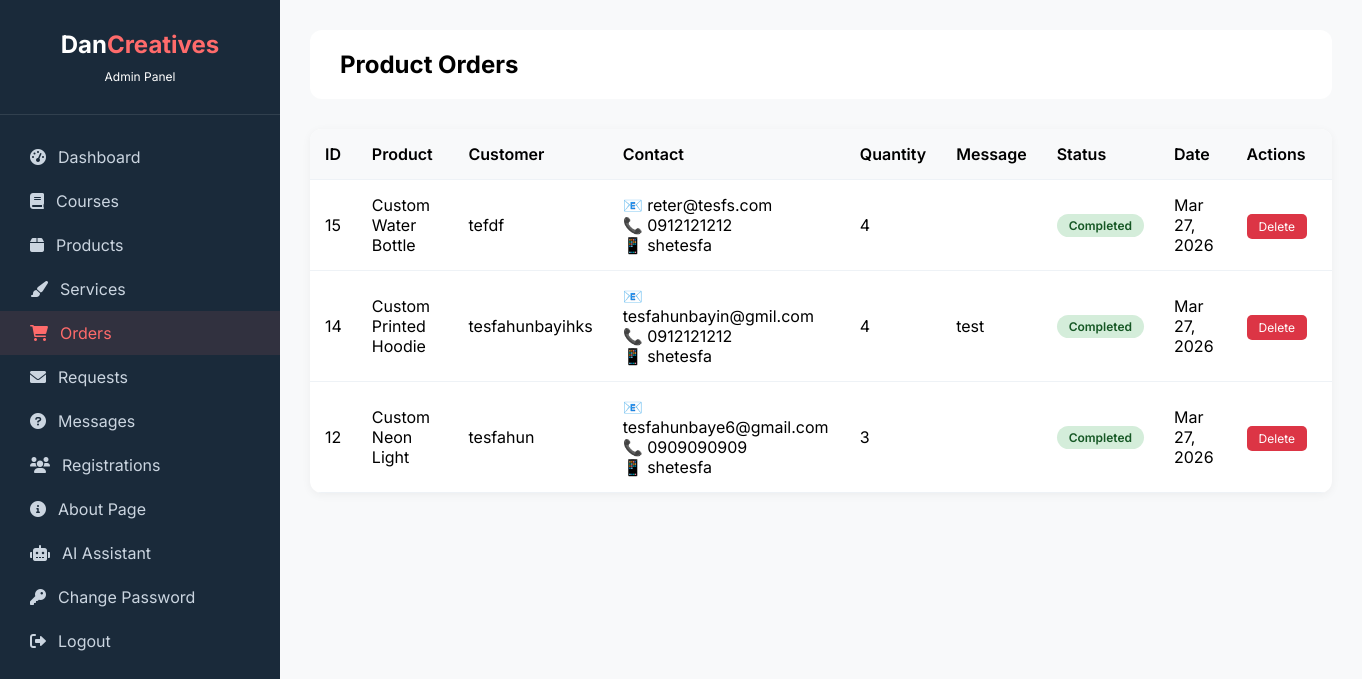
Page /admin/view-orders.php (signed in) on the committed database.
### tables this page shows
CREATE TABLE `product_orders` (
  `id` int(11) NOT NULL AUTO_INCREMENT,
  `product_id` int(11) DEFAULT NULL,
  `product_name` varchar(200) DEFAULT NULL,
  `customer_name` varchar(100) NOT NULL,
  `customer_email` varchar(100) NOT NULL,
  `customer_phone` varchar(50) NOT NULL,
  `customer_telegram` varchar(100) DEFAULT NULL,
  `quantity` int(11) DEFAULT 1,
  `message` text DEFAULT NULL,
  `status` enum('pending','processing','completed') DEFAULT 'pending',
  `created_at` timestamp NOT NULL DEFAULT current_timestamp(),
  PRIMARY KEY (`id`),
  KEY `product_id` (`product_id`),
  CONSTRAINT `product_orders_ibfk_1` FOREIGN KEY (`product_id`) REFERENCES `products` (`id`) ON DELETE SET NULL
);

### admin/view-orders.php (the view, shortened to what this page needs)
<?php
require_once '../config.php';
$orders = $conn->query("SELECT * FROM product_orders ORDER BY id DESC");
?>
<!DOCTYPE html>
<html lang="en">
<head>
    <link rel="stylesheet" href="https://cdnjs.cloudflare.com/ajax/libs/font-awesome/6.0.0-beta3/css/all.min.css">
</head>
<body>
    <div class="admin-container">
        <div class="sidebar">
            <div class="sidebar-header"><h3>Dan<span>Creatives</span></h3><p style="font-size:12px;margin-top:10px;">Admin Panel</p></div>
            <div class="sidebar-menu">
                <a href="dashboard.php"><i class="fas fa-tachometer-alt"></i> Dashboard</a>
                <a href="manage-courses.php"><i class="fas fa-book"></i> Courses</a>
                <a href="manage-products.php"><i class="fas fa-box"></i> Products</a>
                <a href="manage-services.php"><i class="fas fa-paint-brush"></i> Services</a>
                <a href="view-orders.php" class="active"><i class="fas fa-shopping-cart"></i> Orders</a>
                <a href="view-requests.php"><i class="fas fa-envelope"></i> Requests</a>
                <a href="manage-questions.php"><i class="fas fa-question-circle"></i> Messages</a>
                <a href="view-registrations.php"><i class="fas fa-users"></i> Registrations</a>
                <a href="manage-about.php"><i class="fas fa-info-circle"></i> About Page</a>
                <a href="ai-settings.php"><i class="fas fa-robot"></i> AI Assistant</a>
                <a href="change-password.php"><i class="fas fa-key"></i> Change Password</a>
                <a href="logout.php"><i class="fas fa-sign-out-alt"></i> Logout</a>
            </div>
        </div>
        <div class="main-content">
            <div class="top-bar"><h2>Product Orders</h2></div>
            <div class="orders-table">
                 <table>
                    <thead>
                        <tr><th>ID</th><th>Product</th><th>Customer</th><th>Contact</th><th>Quantity</th><th>Message</th><th>Status</th><th>Date</th><th>Actions</th> </tr>
                    </thead>
                    <tbody>
                        <?php while($order = $orders->fetch_assoc()): ?>
                        <tr>
                            <td><?php echo $order['id']; ?></td>
                            <td><?php echo htmlspecialchars($order['product_name']); ?></td>
                            <td><?php echo htmlspecialchars($order['customer_name']); ?></td>
                            <td>
                                📧 <?php echo htmlspecialchars($order['customer_email']); ?><br>
                                📞 <?php echo htmlspecialchars($order['customer_phone']); ?><br>
                                📱 <?php echo htmlspecialchars($order['customer_telegram']); ?>
                            </td>
                            <td><?php echo $order['quantity']; ?></td>
                            <td style="max-width: 200px;"><?php echo htmlspecialchars(substr($order['message'], 0, 50)); ?></td>
                            <td>
                                <span class="status-badge status-<?php echo $order['status']; ?>">
                                    <?php echo ucfirst($order['status']); ?>
                                </span>
                            </td>
                            <td><?php echo date('M d, Y', strtotime($order['created_at'])); ?></td>
                            <td class="action-buttons">
                                <a href="?delete=<?php echo $order['id']; ?>" class="btn-delete" onclick="return confirm('Delete this order?')">Delete</a>
                            </td>
                        </tr>
                        <?php endwhile; ?>
                    </tbody>
                </table>
            </div>
        </div>
    </div>
</body>
</html>

### admin/view-orders.php (style rules this page uses)
* { margin: 0; padding: 0; box-sizing: border-box; }
body { font-family: 'Inter', sans-serif; background: #f8f9fa; }
.admin-container { display: flex; min-height: 100vh; }
.sidebar { width: 280px; background: #1a2a3a; color: white; position: fixed; height: 100vh; overflow-y: auto; }
.sidebar-header { padding: 30px; text-align: center; border-bottom: 1px solid rgba(255,255,255,0.1); }
.sidebar-header h3 { font-size: 24px; }
.sidebar-header span { color: #ff6b6b; }
.sidebar-menu { padding: 20px 0; }
.sidebar-menu a { display: flex; align-items: center; gap: 12px; padding: 12px 30px; color: #cbd5e0; text-decoration: none; transition: 0.3s; }
.sidebar-menu a:hover, .sidebar-menu a.active { background: rgba(255,107,107,0.1); color: #ff6b6b; }
.main-content { margin-left: 280px; flex: 1; padding: 30px; }
.top-bar { background: white; padding: 20px 30px; border-radius: 12px; margin-bottom: 30px; }
.orders-table { background: white; border-radius: 12px; overflow-x: auto; box-shadow: 0 2px 10px rgba(0,0,0,0.05); }
table { width: 100%; border-collapse: collapse; }
th, td { padding: 15px; text-align: left; border-bottom: 1px solid #eef2f6; }
th { background: #f8f9fa; font-weight: 600; }
.status-badge { padding: 4px 12px; border-radius: 20px; font-size: 12px; font-weight: 600; display: inline-block; }
.status-completed { background: #d4edda; color: #155724; }
.action-buttons a { margin-right: 10px; text-decoration: none; padding: 5px 12px; border-radius: 5px; font-size: 12px; }
.btn-delete { background: #dc3545; color: white; }

### rows in the picture
product_orders: id "15", product_name "Custom Water Bottle", customer_name "tefdf", customer_email "reter@tesfs.com", customer_phone "0912121212", customer_telegram "shetesfa", quantity "4", status "Completed", created_at "Mar 27, 2026"
product_orders: id "14", product_name "Custom Printed Hoodie", customer_name "tesfahunbayihks", customer_email "tesfahunbayin@gmil.com", customer_phone "0912121212", customer_telegram "shetesfa", quantity "4", message "test", status "Completed", created_at "Mar 27, 2026"
product_orders: id "12", product_name "Custom Neon Light", customer_name "tesfahun", customer_email "tesfahunbaye6@gmail.com", customer_phone "0909090909", customer_telegram "shetesfa", quantity "3", status "Completed", created_at "Mar 27, 2026"
